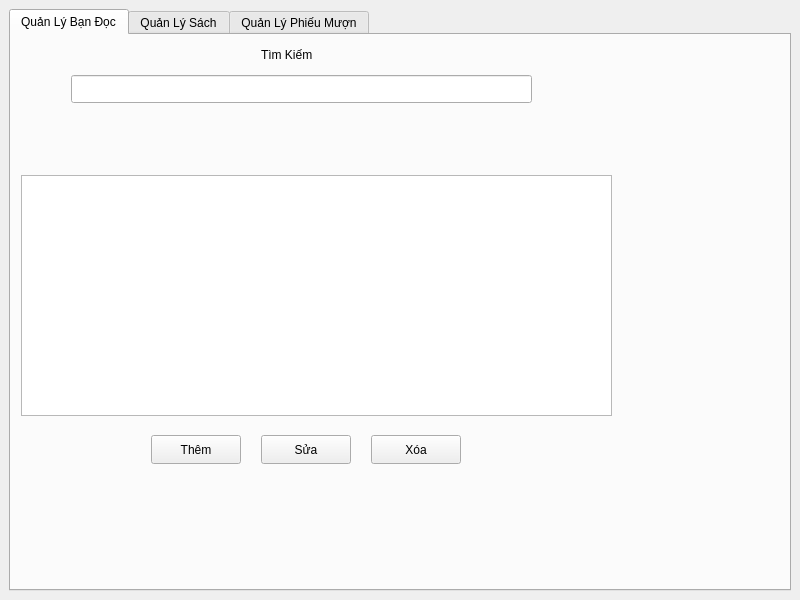
<?xml version="1.0" encoding="UTF-8"?>
<ui version="4.0">
 <class>MainWindow</class>
 <widget class="QMainWindow" name="MainWindow">
  <property name="geometry">
   <rect>
    <x>0</x>
    <y>0</y>
    <width>800</width>
    <height>600</height>
   </rect>
  </property>
  <property name="windowTitle">
   <string>MainWindow</string>
  </property>
  <widget class="QWidget" name="centralwidget">
   <layout class="QGridLayout" name="gridLayout_2">
    <item row="0" column="0">
     <widget class="QTabWidget" name="tabWidget">
      <property name="minimumSize">
       <size>
        <width>778</width>
        <height>0</height>
       </size>
      </property>
      <property name="currentIndex">
       <number>0</number>
      </property>
      <widget class="QWidget" name="tab">
       <attribute name="title">
        <string>Quản Lý Bạn Đọc</string>
       </attribute>
       <widget class="QLabel" name="label">
        <property name="geometry">
         <rect>
          <x>250</x>
          <y>10</y>
          <width>63</width>
          <height>20</height>
         </rect>
        </property>
        <property name="text">
         <string>Tìm Kiếm</string>
        </property>
       </widget>
       <widget class="QLineEdit" name="lineEdit_TimKiem_BanDoc">
        <property name="geometry">
         <rect>
          <x>60</x>
          <y>40</y>
          <width>461</width>
          <height>28</height>
         </rect>
        </property>
       </widget>
       <widget class="QTableWidget" name="tableWidget_BanDoc">
        <property name="geometry">
         <rect>
          <x>10</x>
          <y>140</y>
          <width>591</width>
          <height>241</height>
         </rect>
        </property>
       </widget>
       <widget class="QPushButton" name="btnThem_BanDoc">
        <property name="geometry">
         <rect>
          <x>140</x>
          <y>400</y>
          <width>90</width>
          <height>29</height>
         </rect>
        </property>
        <property name="text">
         <string>Thêm</string>
        </property>
       </widget>
       <widget class="QPushButton" name="btnSua_BanDoc">
        <property name="geometry">
         <rect>
          <x>250</x>
          <y>400</y>
          <width>90</width>
          <height>29</height>
         </rect>
        </property>
        <property name="text">
         <string>Sửa</string>
        </property>
       </widget>
       <widget class="QPushButton" name="btnXoa_BanDoc">
        <property name="geometry">
         <rect>
          <x>360</x>
          <y>400</y>
          <width>90</width>
          <height>29</height>
         </rect>
        </property>
        <property name="text">
         <string>Xóa</string>
        </property>
       </widget>
      </widget>
      <widget class="QWidget" name="tab_3">
       <attribute name="title">
        <string>Quản Lý Sách</string>
       </attribute>
       <widget class="QLabel" name="label_2">
        <property name="geometry">
         <rect>
          <x>260</x>
          <y>20</y>
          <width>63</width>
          <height>20</height>
         </rect>
        </property>
        <property name="text">
         <string>Tìm Kiếm</string>
        </property>
       </widget>
       <widget class="QLineEdit" name="lineEdit_TimKiem_Sach">
        <property name="geometry">
         <rect>
          <x>60</x>
          <y>40</y>
          <width>461</width>
          <height>28</height>
         </rect>
        </property>
       </widget>
       <widget class="QTableWidget" name="tableWidget_Sach">
        <property name="geometry">
         <rect>
          <x>30</x>
          <y>100</y>
          <width>591</width>
          <height>241</height>
         </rect>
        </property>
       </widget>
       <widget class="QPushButton" name="btnThem_Sach">
        <property name="geometry">
         <rect>
          <x>130</x>
          <y>420</y>
          <width>90</width>
          <height>29</height>
         </rect>
        </property>
        <property name="text">
         <string>Thêm</string>
        </property>
       </widget>
       <widget class="QPushButton" name="btnSua_Sach">
        <property name="geometry">
         <rect>
          <x>270</x>
          <y>420</y>
          <width>90</width>
          <height>29</height>
         </rect>
        </property>
        <property name="text">
         <string>Sửa</string>
        </property>
       </widget>
       <widget class="QPushButton" name="btnXoa_Sach">
        <property name="geometry">
         <rect>
          <x>420</x>
          <y>420</y>
          <width>90</width>
          <height>29</height>
         </rect>
        </property>
        <property name="text">
         <string>Xóa</string>
        </property>
       </widget>
      </widget>
      <widget class="QWidget" name="tab_2">
       <attribute name="title">
        <string>Quản Lý Phiếu Mượn</string>
       </attribute>
       <widget class="QLabel" name="label_3">
        <property name="geometry">
         <rect>
          <x>11</x>
          <y>11</y>
          <width>63</width>
          <height>20</height>
         </rect>
        </property>
        <property name="text">
         <string>Tìm Kiếm</string>
        </property>
       </widget>
       <widget class="QPushButton" name="btnLapPhieu">
        <property name="geometry">
         <rect>
          <x>330</x>
          <y>350</y>
          <width>123</width>
          <height>29</height>
         </rect>
        </property>
        <property name="text">
         <string>Lập Phiếu Mượn</string>
        </property>
       </widget>
       <widget class="QPushButton" name="btnTraSach">
        <property name="geometry">
         <rect>
          <x>200</x>
          <y>350</y>
          <width>101</width>
          <height>29</height>
         </rect>
        </property>
        <property name="text">
         <string>Trả Sách</string>
        </property>
       </widget>
       <widget class="QPushButton" name="btnXoaPhieu">
        <property name="geometry">
         <rect>
          <x>40</x>
          <y>350</y>
          <width>111</width>
          <height>29</height>
         </rect>
        </property>
        <property name="text">
         <string>Xóa Phiếu</string>
        </property>
       </widget>
       <widget class="QTableWidget" name="tableWidget_PhieuMuon">
        <property name="geometry">
         <rect>
          <x>0</x>
          <y>130</y>
          <width>601</width>
          <height>192</height>
         </rect>
        </property>
       </widget>
       <widget class="QLineEdit" name="lineEdit_TimKiem_PhieuMuon">
        <property name="geometry">
         <rect>
          <x>20</x>
          <y>50</y>
          <width>581</width>
          <height>28</height>
         </rect>
        </property>
       </widget>
      </widget>
     </widget>
    </item>
   </layout>
  </widget>
 </widget>
 <resources/>
 <connections/>
</ui>
